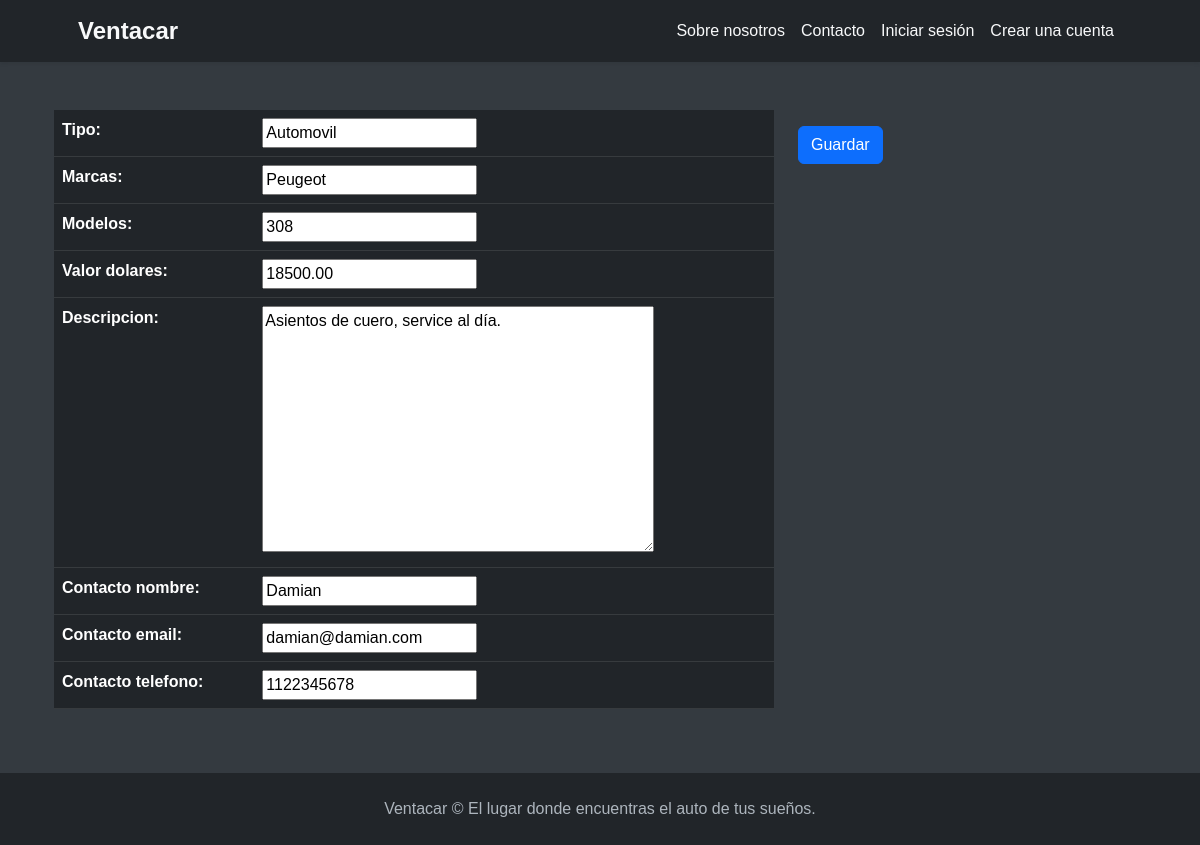
The app's page /vehiculos/vehiculo/editar/20 with its own data.
### vehiculos/models.py (models this page shows, shortened)
class Ver_vehiculos(models.Model):
    tipo = models.CharField(max_length=50)
    modelos = models.CharField(max_length=50)
    marcas = models.CharField(max_length=50)
    valor_dolares = models.DecimalField(max_digits=10, decimal_places=2, null = True)
    descripcion = models.TextField(max_length=400, null=True)
    fecha_creacion = models.DateTimeField(auto_now_add=True, null=True, editable=False)
    fecha_actualizacion = models.DateTimeField(auto_now=True, null=True, editable=False)
    contacto_nombre = models.CharField(max_length=50, null=True, blank=True)
    contacto_email = models.EmailField(max_length=254, null=True, blank=True)
    contacto_telefono = models.CharField(max_length=20, null=True, blank=True)
    class Meta:
        verbose_name = "Ver Vehículo"
        verbose_name_plural = "Ver Vehículos"

### vehiculos/views.py (the view)
# urls.py: path('vehiculo/editar/<int:pk>', Ver_vehiculosUpdate.as_view(), name='editar_vehiculo'),
class Ver_vehiculosUpdate(UpdateView):
    model = Ver_vehiculos
    form_class = Ver_vehiculosform
    template_name = "vehiculos/lista_vehiculos_form.html"
    success_url = reverse_lazy("vehiculos:lista_vehiculos")

### vehiculos/forms.py
class Ver_vehiculosform(forms.ModelForm):
    class Meta:
        model = models.Ver_vehiculos
        fields = ["tipo","marcas",
                  "modelos","valor_dolares",
                  "descripcion", "contacto_nombre",
                  "contacto_email", "contacto_telefono"
                  ]

### vehiculos/templates/vehiculos/lista_vehiculos_form.html (shortened to what this page needs)
{% extends 'core/base.html' %}
{% block content %}
<form method="post" class="mt-4">
    <div class="container">
        <div class="row">
            <div class="col-md-8">
                <div class="table-responsive">
                    <table class="table table-dark">
                        {{ form.as_table }}
                    </table>
                </div>
            </div>
            <div class="col-md-4">
                <button type="submit" class="btn btn-primary btn-block mt-3">Guardar</button>
            </div>
        </div>
    </div>
</form>
{% endblock content %}

### core/templates/core/base.html (style rules this page uses)
body { font-family: 'Arial', sans-serif; background-color: #343a40; color: #f8f9fa; }

### records on screen
Ver_vehiculos: tipo "Automovil", marcas "Peugeot", modelos "308", valor_dolares "18500.00", descripcion "Asientos de cuero, service al día.", contacto_nombre "Damian", contacto_email "damian@damian.com", contacto_telefono "1122345678"
